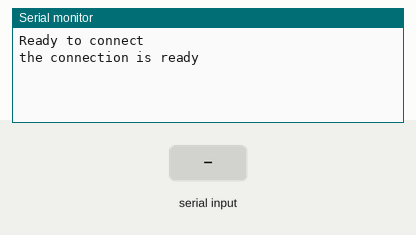
A sketch run on a simulated ESP32. Shown: the last lines printed to the serial monitor. The test bench sets the inputs (shaded band). Nothing arrives over Bluetooth unless stated.

Above: at 1.2 s.
1.3 s: "1" received over the second serial link
At 2.5 s:
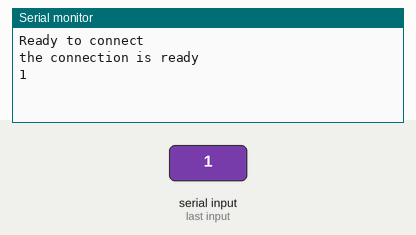
2.8 s: "0" received over the second serial link
At 3.7 s:
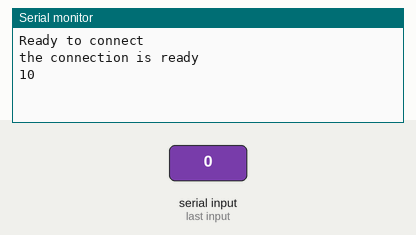

The sketch:

esp32_bluetooth_spp.ino
```cpp
#include<BluetoothSerial.h>

BluetoothSerial bt;
byte clientAddr[6]={0x24,0x6F,0x28,0x15,0xE8,0x92};
String clientName="esp32esp32";
bool connected;
void setup()
{
  Serial.begin(115200);
  bt.begin("controller",true);
  Serial.println("Ready to connect");
  connected=bt.connect(clientAddr);

  if(connected)
  {
    Serial.println("the connection is ready");
  }
  else
  {
    while(!bt.connected(10000))
    {
      Serial.println("unable to connect");
    }
  }

}

void loop()
{
  if(Serial.available())
  {
    bt.write(Serial.read());
  }
  if(bt.available())
  {
    Serial.write(bt.read());
  }
}
```

Measured:
- after the input at 1.3 s, the serial monitor: prints a new line at once (image 1)
- after the input at 2.8 s, the serial monitor: prints a new line at once (image 2)
